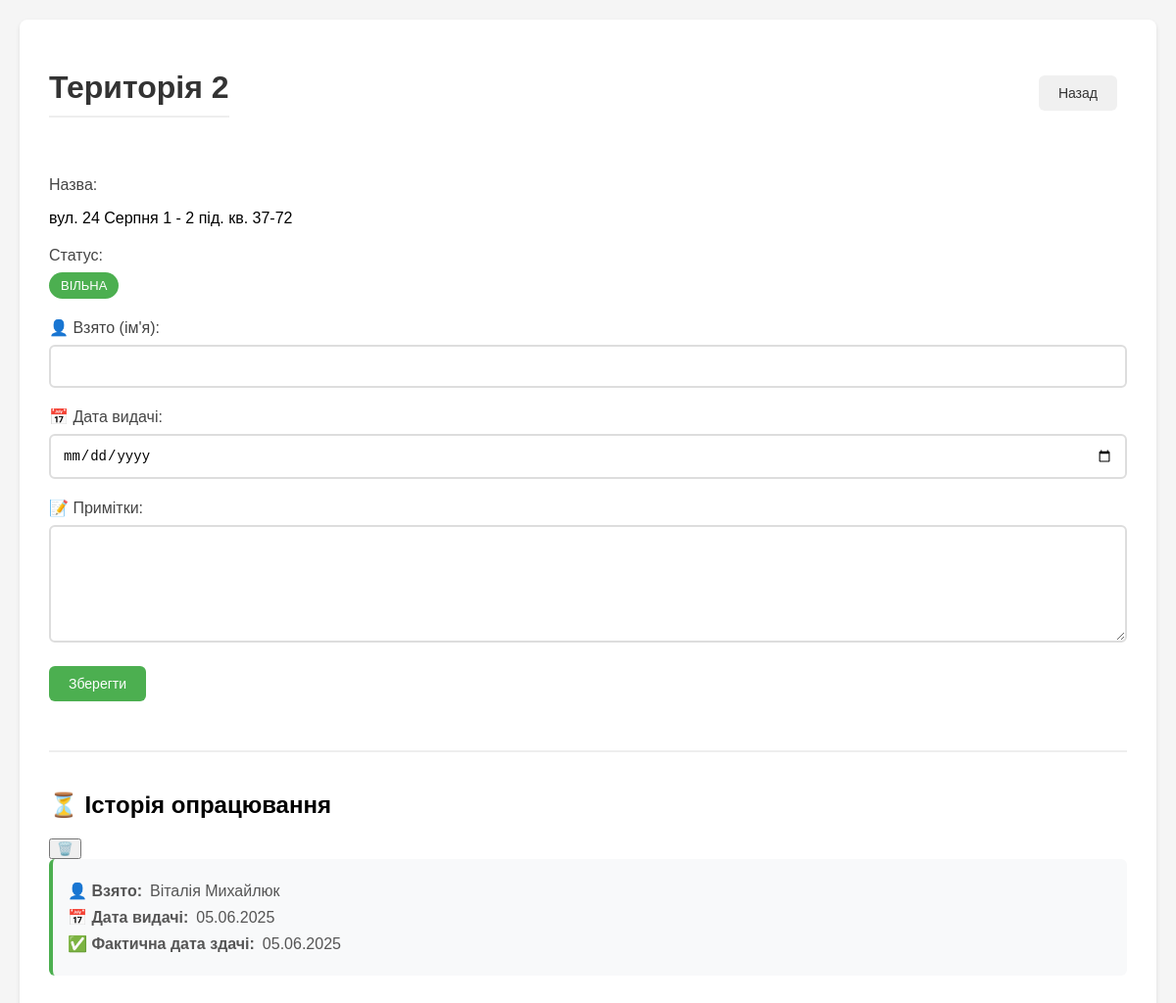
/update/2 (signed in), run on an earlier commit of the app's database.
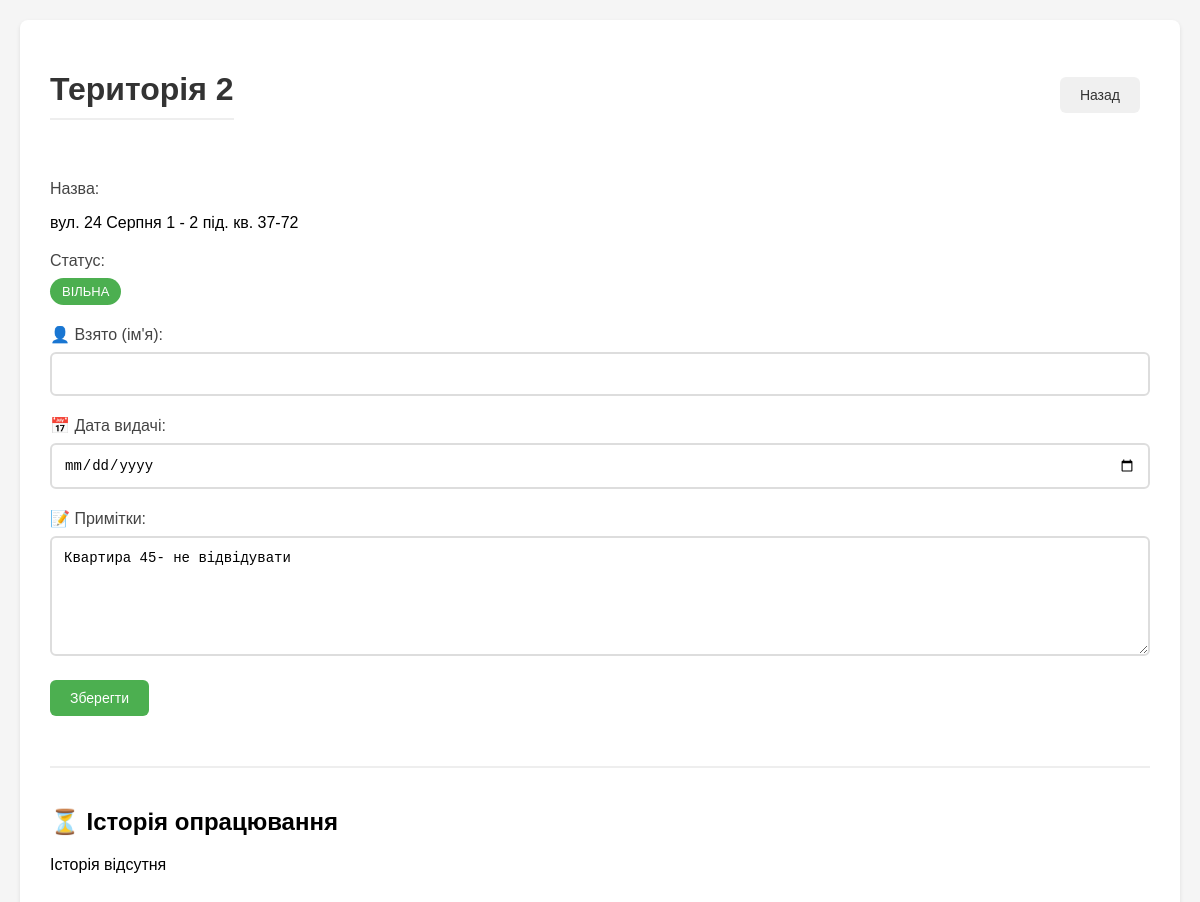
And on a later commit of the database.
### tables this page shows
CREATE TABLE "territories" (
                id INTEGER PRIMARY KEY,
                name TEXT,
                custom_name TEXT,
                status TEXT,
                taken_by TEXT,
                date_taken TEXT,
                date_due TEXT,
                notes TEXT
            );

CREATE TABLE history (
                id INTEGER PRIMARY KEY AUTOINCREMENT,
                territory_id INTEGER,
                taken_by TEXT,
                date_taken TEXT,
                date_returned TEXT,
                notes TEXT
            );

### app.py (the view, shortened to what this page needs)
@app.route('/update/<territory_id>', methods=['GET', 'POST'])
def update_territory(territory_id):
    if not session.get('logged_in'):
        return redirect(url_for('login'))
    if request.method == 'POST' and session.get('role') != 'admin':
        return "Немає прав для редагування", 403
    try:
        territory_id = int(territory_id)
    except ValueError:
        return "Неправильний формат номера території", 400
    try:
        territory = db.get_territory(territory_id)
        if not territory:
            return "Територію не знайдено", 404
        history = db.get_territory_history(territory_id)
        now = datetime.now()
        return render_template('update.html',
                            territory=territory,
                            history=history,
                            now=now,
                            is_admin=(session.get('role') == 'admin'))
    except Exception as e:
        logger.error(f"Помилка при отриманні даних території {territory_id}: {str(e)}")
        return f"Помилка при отриманні даних території: {str(e)}", 500

### app.py (called while the page is built)
@app.context_processor
def utility_processor():
    return dict(get_full_url=get_full_url)

### templates/update.html (shortened to what this page needs)
<!DOCTYPE html>
<html lang="uk">
<head>
    <link rel="stylesheet" href="{{ url_for('static', filename='css/style.css') }}">
</head>
<body>
    <div class="container">
        <div class="header-actions">
            <h1>Територія {{ territory['id'] }}</h1>
            <a href="{{ url_for('index') }}" class="btn btn-secondary">Назад</a>
        </div>
        <div class="territory-info-section">
            <div class="form-group">
                <label>Назва:</label>
                <p class="info-text">{{ territory['name'] or '' }}</p>
            </div>
            <div class="form-group">
                <label>Статус:</label>
                <span class="status-label {% if territory['status'] == 'Взято' %}status-taken{% else %}status-free{% endif %}">
                    {{ territory['status'] or 'Вільна' }}
                </span>
            </div>
            {% if is_admin %}
            <form method="POST" class="edit-form">
                <div class="form-group">
                    <label for="taken_by">👤 Взято (ім'я):</label>
                    <input type="text" id="taken_by" name="taken_by" value="{{ territory['taken_by'] or '' }}" class="form-control">
                </div>
                <div class="form-group">
                    <label for="date_taken">📅 Дата видачі:</label>
                    <input type="date" id="date_taken" name="date_taken"
                           value="{% if territory['date_taken'] %}{{ territory['date_taken'].split('.')[2] }}-{{ territory['date_taken'].split('.')[1] }}-{{ territory['date_taken'].split('.')[0] }}{% endif %}"
                           class="form-control">
                </div>
                <div class="form-group">
                    <label for="notes">📝 Примітки:</label>
                    <textarea id="notes" name="notes" class="form-control">{{ territory['notes'] or '' }}</textarea>
                </div>
                <button type="submit" class="btn btn-primary">Зберегти</button>
            </form>
            {% endif %}
        </div>
        <div class="history-section">
            <div class="history-header">
                <h2>⏳ Історія опрацювання</h2>
                {% if is_admin and history %}
                <form action="{{ url_for('clear_history', territory_id=territory['id']) }}" method="POST" style="display: inline;">
                    <button type="submit" class="trash-icon" title="Очистити історію">🗑️</button>
                </form>
                {% endif %}
            </div>
            {% if history %}
                {% for record in history %}
                <div class="history-item">
                    <p><strong>👤 Взято:</strong> {{ record['taken_by'] or '' }}</p>
                    <p><strong>📅 Дата видачі:</strong> {{ record['date_taken'] or '' }}</p>
                    <p><strong>✅ Фактична дата здачі:</strong> {{ record['date_returned'] or '' }}</p>
                </div>
                {% endfor %}
            {% else %}
                <p class="no-history">Історія відсутня</p>
            {% endif %}
        </div>
    </div>
</body>
</html>

### static/css/style.css (style rules this page uses)
body { font-family: Arial, sans-serif; margin: 0; padding: 20px; background-color: #f5f5f5; }
.container { max-width: 1200px; margin: 0 auto; background: white; padding: 30px; border-radius: 8px; box-shadow: 0 2px 4px rgba(0,0,0,0.1); }
h1 { color: #333; margin-bottom: 30px; padding-bottom: 10px; border-bottom: 2px solid #eee; }
label, h2 { display: flex !important; align-items: center; gap: 8px; }
.btn { display: inline-block; padding: 10px 20px; border: none; border-radius: 6px; cursor: pointer; text-decoration: none; font-size: 14px; font-weight: 500; transition: all 0.2s ease; margin-right: 10px; margin-bottom: 10px; }
.btn-primary { background: #4CAF50; color: white; }
.btn-secondary { background: #f0f0f0; color: #333; }
.form-group { margin-bottom: 20px; }
label { display: block; margin-bottom: 8px; color: #444; font-weight: 500; }
input[type="text"], input[type="date"], textarea { width: 100%; padding: 12px; border: 2px solid #ddd; border-radius: 6px; box-sizing: border-box; font-size: 14px; transition: border-color 0.2s ease; }
textarea { height: 120px; resize: vertical; }
.history-section { margin-top: 40px; padding-top: 20px; border-top: 2px solid #eee; }
.status-label { display: inline-block; padding: 6px 12px; border-radius: 20px; font-size: 13px; font-weight: 500; text-transform: uppercase; }
.status-free { background: #4CAF50; color: white; }
.header-actions { display: flex; justify-content: space-between; align-items: center; margin-bottom: 30px; }

What changed in the data, as far as the page shows it:
removed history: taken_by "Віталія Михайлюк", date_taken "05.06.2025", date_returned "05.06.2025"
changed territories "вул. 24 Серпня 1 - 2 під. кв. 37-72": notes (not shown) → "Квартира 45- не відвідувати"
Also different on the page:
text now shown: "Історія відсутня"
